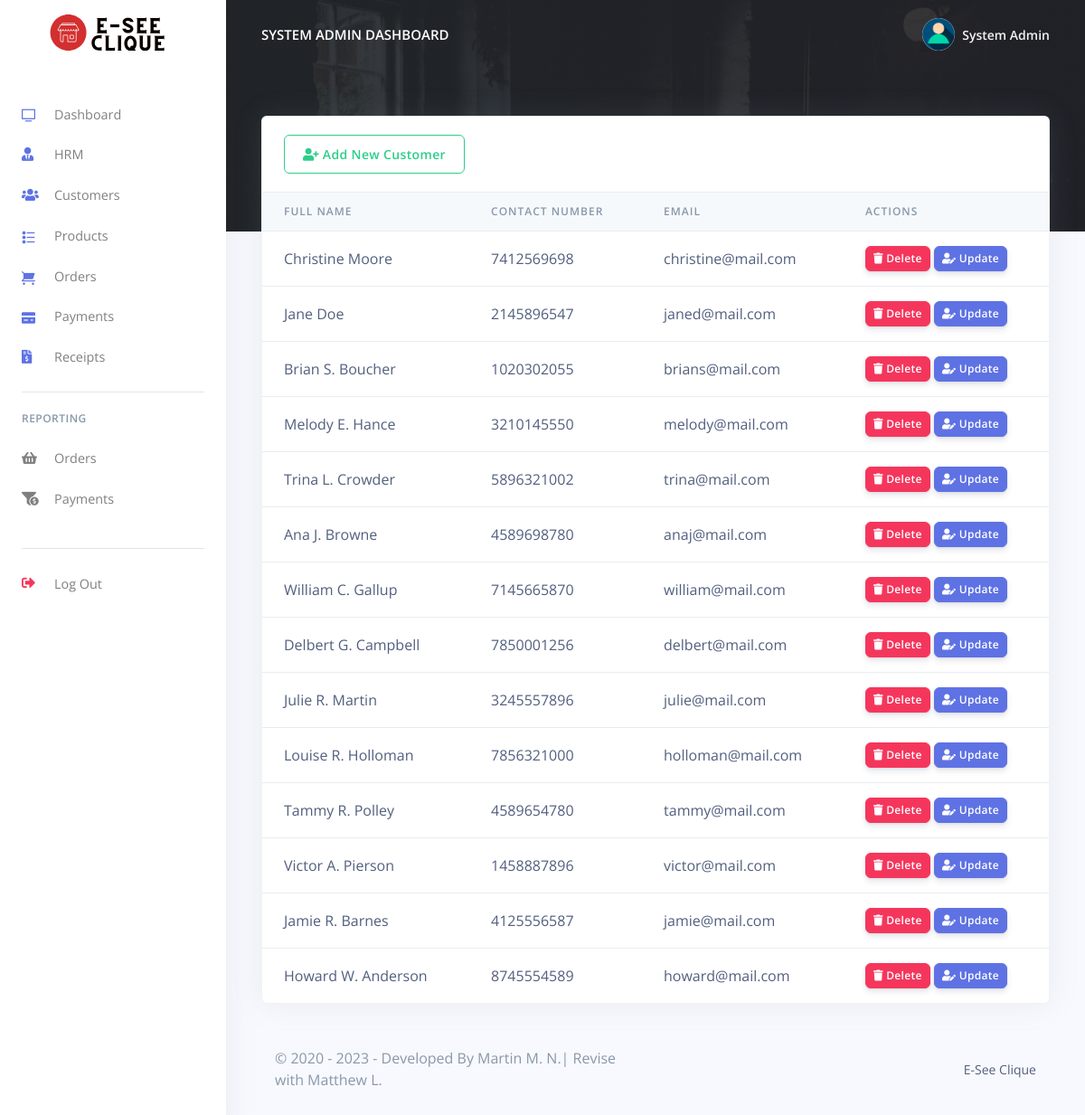
/Restro/admin/customes.php (signed in), run on an earlier commit of the app's database.
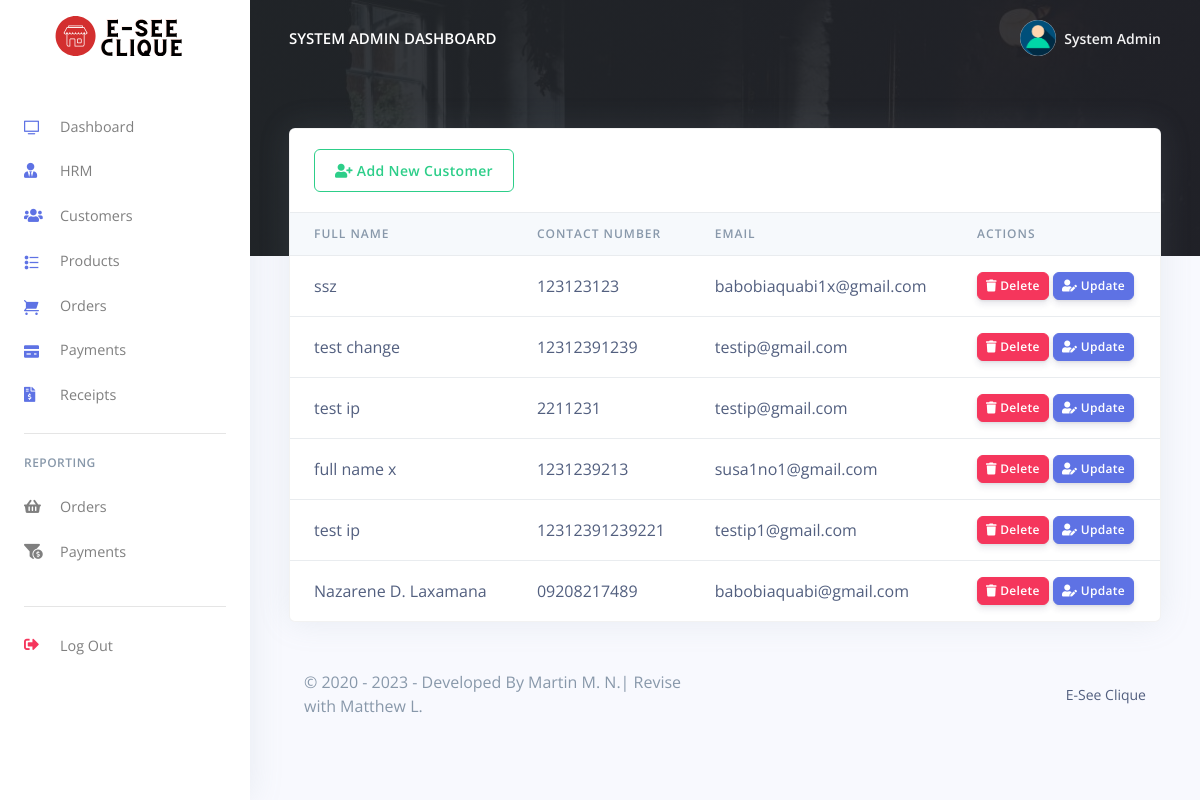
And on a later commit of the database.
### tables this page shows
CREATE TABLE `rpos_admin` (
  `admin_id` varchar(200) NOT NULL,
  `admin_name` varchar(200) NOT NULL,
  `admin_email` varchar(200) NOT NULL,
  `admin_password` varchar(200) NOT NULL
);

CREATE TABLE `rpos_customers` (
  `customer_id` varchar(200) NOT NULL,
  `customer_name` varchar(200) NOT NULL,
  `customer_phoneno` varchar(200) NOT NULL,
  `customer_email` varchar(200) NOT NULL,
  `customer_password` varchar(200) NOT NULL,
  `created_at` timestamp(6) NOT NULL DEFAULT current_timestamp(6) ON UPDATE current_timestamp(6),
  `IP_Address` varchar(50) NOT NULL
);

### Restro/admin/customes.php (the view, shortened to what the changed rows need)
<?php
include('config/config.php');
require_once('partials/_head.php');
?>
<body>
  <?php
  require_once('partials/_sidebar.php');
  ?>
  <div class="main-content">
    <?php
    require_once('partials/_topnav.php');
    ?>
    <div class="container-fluid mt--8">
      <div class="row">
        <div class="col">
          <div class="card shadow">
            <div class="table-responsive">
              <table class="table align-items-center table-flush">
                <thead class="thead-light">
                  <tr>
                    <th scope="col">Full Name</th>
                    <th scope="col">Contact Number</th>
                    <th scope="col">Email</th>
                    <th scope="col">Actions</th>
                  </tr>
                </thead>
                <tbody>
                  <?php
                  $ret = "SELECT * FROM  rpos_customers  ORDER BY `rpos_customers`.`created_at` DESC ";
                  $stmt = $mysqli->prepare($ret);
                  $stmt->execute();
                  $res = $stmt->get_result();
                  while ($cust = $res->fetch_object()) {
                  ?>
                    <tr>
                      <td><?php echo $cust->customer_name; ?></td>
                      <td><?php echo $cust->customer_phoneno; ?></td>
                      <td><?php echo $cust->customer_email; ?></td>
                      <td>
                      <a href="customes?delete=<?php echo $cust->customer_id; ?>" onclick="return confirm('Are you sure you want to delete this customer?');">
                        <button class="btn btn-sm btn-danger">
                          <i class="fas fa-trash"></i>
                          Delete
                        </button>
                      </a>
                        <a href="update_customer?update=<?php echo $cust->customer_id; ?>">
                          <button class="btn btn-sm btn-primary">
                            <i class="fas fa-user-edit"></i>
                            Update
                          </button>
                        </a>
                      </td>
                    </tr>
                  <?php } ?>
                </tbody>
              </table>
            </div>
          </div>
        </div>
      </div>
    </div>
  </div>
</body>
</html>

### Restro/admin/partials/_sidebar.php (shortened to what the changed rows need)
<?php
$admin_id = $_SESSION['admin_id'];
$ret = "SELECT * FROM  rpos_admin  WHERE admin_id = '$admin_id'";
$stmt = $mysqli->prepare($ret);
$stmt->execute();
$res = $stmt->get_result();
while ($admin = $res->fetch_object()) {
?>
  <nav class="navbar navbar-vertical fixed-left navbar-expand-md navbar-light bg-white" id="sidenav-main">
    <div class="container-fluid">
      <a class="navbar-brand pt-0" href="dashboard">
        <img src="assets/img/brand/test.svg" class="navbar-brand-img" alt="..." width="500" height="300">
      </a>
      <div class="collapse navbar-collapse" id="sidenav-collapse-main">
        <ul class="navbar-nav">
          <li class="nav-item">
            <a class="nav-link" href="dashboard">
              <i class="ni ni-tv-2 text-primary"></i> Dashboard
            </a>
          </li>
          <li class="nav-item">
            <a class="nav-link" href="hrm">
              <i class="fas fa-user-tie text-primary"></i> HRM
            </a>
          </li>
          <li class="nav-item">
            <a class="nav-link" href="customes">
              <i class="fas fa-users text-primary"></i> Customers
            </a>
          </li>
          <li class="nav-item">
            <a class="nav-link" href="products">
              <i class="ni ni-bullet-list-67 text-primary"></i>Products
            </a>
          </li>
          <li class="nav-item">
            <a class="nav-link" href="orders">
              <i class="ni ni-cart text-primary"></i> Orders
            </a>
          </li>
          <li class="nav-item">
            <a class="nav-link" href="payments">
              <i class="ni ni-credit-card text-primary"></i> Payments
            </a>
          </li>
          <li class="nav-item">
            <a class="nav-link" href="receipts">
              <i class="fas fa-file-invoice-dollar text-primary"></i> Receipts
            </a>
          </li>
        </ul>
        <hr class="my-3">
        <h6 class="navbar-heading text-muted">Reporting</h6>
        <ul class="navbar-nav mb-md-3">
          <li class="nav-item">
            <a class="nav-link" href="orders_reports">
              <i class="fas fa-shopping-basket"></i> Orders
            </a>
          </li>
          <li class="nav-item">
            <a class="nav-link" href="payments_reports">
              <i class="fas fa-funnel-dollar"></i> Payments
            </a>
          </li>
        </ul>
        <hr class="my-3">
        <ul class="navbar-nav mb-md-3">
          <li class="nav-item">
            <a class="nav-link" href="logout">
              <i class="fas fa-sign-out-alt text-danger"></i> Log Out
            </a>
          </li>
        </ul>
      </div>
    </div>
  </nav>
<?php } ?>

### Restro/admin/partials/_topnav.php (shortened to what the changed rows need)
<?php
$admin_id = $_SESSION['admin_id'];
$ret = "SELECT * FROM  rpos_admin  WHERE admin_id = '$admin_id'";
$stmt = $mysqli->prepare($ret);
$stmt->execute();
$res = $stmt->get_result();
while ($admin = $res->fetch_object()) {
?>
    <nav class="navbar navbar-top navbar-expand-md navbar-dark" id="navbar-main">
        <div class="container-fluid">
            <a class="h4 mb-0 text-white text-uppercase d-none d-lg-inline-block" href="dashboard"><?php echo $admin->admin_name; ?> Dashboard</a>
            <ul class="navbar-nav align-items-center d-none d-md-flex">
                <li class="nav-item dropdown">
                    <a class="nav-link pr-0" href="#" role="button" data-toggle="dropdown" aria-haspopup="true" aria-expanded="false">
                        <div class="media align-items-center">
                            <span class="avatar avatar-sm rounded-circle">
                                <img alt="Image placeholder" src="assets/img/theme/user-a-min.png">
                            </span>
                            <div class="media-body ml-2 d-none d-lg-block">
                                <span class="mb-0 text-sm  font-weight-bold"><?php echo $admin->admin_name; ?></span>
                            </div>
                        </div>
                    </a>
                </li>
            </ul>
        </div>
    </nav>
<?php } ?>

What changed in the data, as far as the page shows it:
removed rpos_customers: customer_name "Christine Moore", customer_phoneno "7412569698", customer_email "christine@mail.com"
removed rpos_customers: customer_name "Jane Doe", customer_phoneno "2145896547", customer_email "janed@mail.com"
removed rpos_customers: customer_name "Brian S. Boucher", customer_phoneno "1020302055", customer_email "brians@mail.com"
removed rpos_customers: customer_name "Melody E. Hance", customer_phoneno "3210145550", customer_email "melody@mail.com"
removed rpos_customers: customer_name "Trina L. Crowder", customer_phoneno "5896321002", customer_email "trina@mail.com"
removed rpos_customers: customer_name "Ana J. Browne", customer_phoneno "4589698780", customer_email "anaj@mail.com"
removed rpos_customers: customer_name "William C. Gallup", customer_phoneno "7145665870", customer_email "william@mail.com"
removed rpos_customers: customer_name "Delbert G. Campbell", customer_phoneno "7850001256", customer_email "delbert@mail.com"
removed rpos_customers: customer_name "Julie R. Martin", customer_phoneno "3245557896", customer_email "julie@mail.com"
removed rpos_customers: customer_name "Louise R. Holloman", customer_phoneno "7856321000", customer_email "holloman@mail.com"
removed rpos_customers: customer_name "Tammy R. Polley", customer_phoneno "4589654780", customer_email "tammy@mail.com"
removed rpos_customers: customer_name "Victor A. Pierson", customer_phoneno "1458887896", customer_email "victor@mail.com"
removed rpos_customers: customer_name "Jamie R. Barnes", customer_phoneno "4125556587", customer_email "jamie@mail.com"
removed rpos_customers: customer_name "Howard W. Anderson", customer_phoneno "8745554589", customer_email "howard@mail.com"
added rpos_customers: customer_name "ssz", customer_phoneno "123123123", customer_email "babobiaquabi1x@gmail.com"
added rpos_customers: customer_name "test change", customer_phoneno "12312391239", customer_email "testip@gmail.com"
added rpos_customers: customer_name "test ip", customer_phoneno "2211231", customer_email "testip@gmail.com"
added rpos_customers: customer_name "full name x", customer_phoneno "1231239213", customer_email "susa1no1@gmail.com"
added rpos_customers: customer_name "test ip", customer_phoneno "12312391239221", customer_email "testip1@gmail.com"
added rpos_customers: customer_name "Nazarene D. Laxamana", customer_phoneno "09208217489", customer_email "babobiaquabi@gmail.com"
